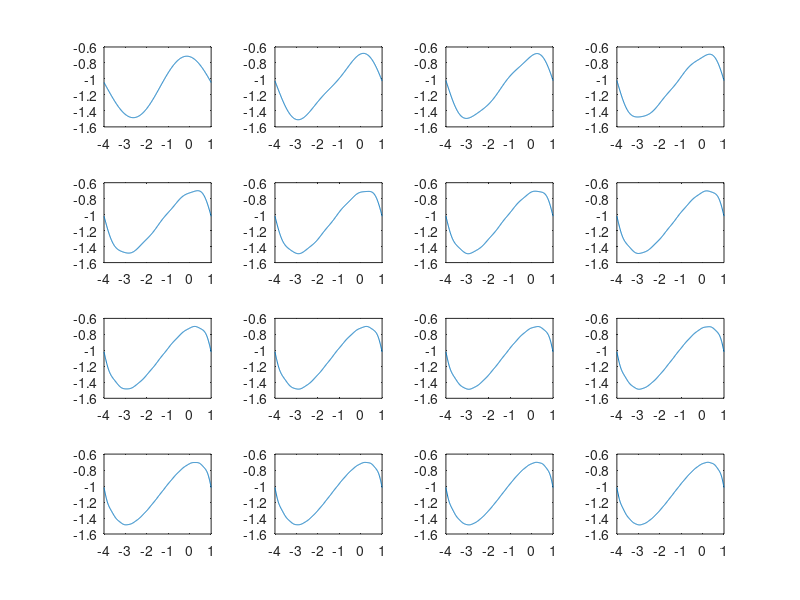

Write MATLAB code to recreate this figure.
a = -4;
b = -2;
c = 1;
L = (c - a) / 2;

N = 16;
t = a : 0.01 : c;
k = 1 : N;

a0 = -2.2;
ak = (4*pi*k .* sin(-8*pi*k/5) + 2*pi*k .* sin(2*pi*k/5)...
    + 5 * cos(2*pi*k/5) - 5 * cos(-4*pi*k/5)) ./ (2*pi^2*k.^2);
bk = (-4*pi*k .* cos(-8*pi*k/5) + 5 .* sin(2*pi*k/5)...
    - 2*pi*k .* cos(2*pi*k/5) + 5 * sin(-4*pi*k/5)) ./ (2*pi^2*k.^2);
harmonics = cos(pi/L*k'*t) .* repmat(ak',1,length(t))...
    + sin(pi/L*k'*t) .* repmat(bk',1,length(t));
Am = 1/pi./k;
s1 = harmonics .* repmat(Am', 1, length(t));
s2 = a0/2 + cumsum(s1);
for i = 1 : N
    subplot(4, 4, i)
    plot(t, s2(i,:))
end